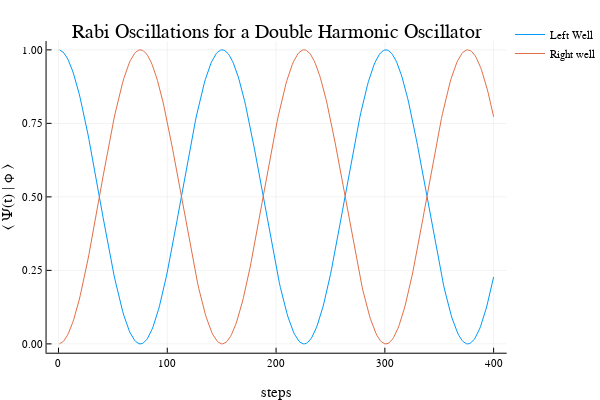

Write notebook code for a chart like this one.
### Code cell
plot(c[:,1].^2,label="Left Well")
plot!(c[:,2].^2, label="Right well")
plot!(xlabel="steps",ylabel="⟨ Ψ(t) | ϕ ⟩",
    title="Rabi Oscillations for a Double Harmonic Oscillator")

### Figure 1 — Plotly figure (JSON) as saved in the notebook; plotly's stock layout.template omitted (floating-point values rounded to 4 significant figures; data arrays with more than 128 entries replaced by an {"elided": "..."} marker saying what was removed)
{"data": [{"colorbar": {"title": ""}, "hoverinfo": "text", "legendgroup": "Left Well", "line": {"color": "rgba(0, 154, 250, 1.000)", "dash": "solid", "shape": "linear", "width": 1}, "mode": "lines", "name": "Left Well", "showlegend": true, "text": {"elided": "400 null values"}, "type": "scatter", "x": {"elided": "400 int values"}, "xaxis": "x1", "y": {"elided": "400 float values"}, "yaxis": "y1", "zmax": 0.1, "zmin": -0.1}, {"colorbar": {"title": ""}, "hoverinfo": "text", "legendgroup": "Right well", "line": {"color": "rgba(227, 111, 71, 1.000)", "dash": "solid", "shape": "linear", "width": 1}, "mode": "lines", "name": "Right well", "showlegend": true, "text": {"elided": "400 null values"}, "type": "scatter", "x": {"elided": "400 int values"}, "xaxis": "x1", "y": {"elided": "400 float values"}, "yaxis": "y1", "zmax": 0.1, "zmin": -0.1}], "layout": {"annotations": [{"font": {"color": "rgba(0, 0, 0, 1.000)", "family": "sans-serif", "size": 20}, "rotation": 0, "showarrow": false, "text": "Rabi Oscillations for a Double Harmonic Oscillator", "x": 0.5424, "xanchor": "center", "xref": "paper", "y": 1, "yanchor": "top", "yref": "paper"}], "height": 400, "legend": {"bgcolor": "rgba(255, 255, 255, 1.000)", "bordercolor": "rgba(0, 0, 0, 1.000)", "font": {"color": "rgba(0, 0, 0, 1.000)", "family": "sans-serif", "size": 11}, "tracegroupgap": 0, "x": 1, "y": 1}, "margin": {"b": 20, "l": 0, "r": 0, "t": 20}, "paper_bgcolor": "rgba(255, 255, 255, 1.000)", "plot_bgcolor": "rgba(255, 255, 255, 1.000)", "showlegend": true, "width": 600, "xaxis": {"anchor": "y1", "domain": [0.09128, 0.9934], "gridcolor": "rgba(0, 0, 0, 0.100)", "gridwidth": 0.5, "linecolor": "rgba(0, 0, 0, 1.000)", "mirror": false, "range": [-10.97, 412.0], "showgrid": true, "showline": true, "showticklabels": true, "tickangle": 0, "tickcolor": "rgb(0, 0, 0)", "tickfont": {"color": "rgba(0, 0, 0, 1.000)", "family": "sans-serif", "size": 11}, "tickmode": "array", "ticks": "inside", "ticktext": ["0", "100", "200", "300", "400"], "tickvals": [0, 100, 200, 300, 400], "title": "steps", "titlefont": {"color": "rgba(0, 0, 0, 1.000)", "family": "sans-serif", "size": 15}, "type": "-", "visible": true, "zeroline": false, "zerolinecolor": "rgba(0, 0, 0, 1.000)"}, "yaxis": {"anchor": "x1", "domain": [0.07581, 0.9415], "gridcolor": "rgba(0, 0, 0, 0.100)", "gridwidth": 0.5, "linecolor": "rgba(0, 0, 0, 1.000)", "mirror": false, "range": [-0.03, 1.03], "showgrid": true, "showline": true, "showticklabels": true, "tickangle": 0, "tickcolor": "rgb(0, 0, 0)", "tickfont": {"color": "rgba(0, 0, 0, 1.000)", "family": "sans-serif", "size": 11}, "tickmode": "array", "ticks": "inside", "ticktext": ["0.00", "0.25", "0.50", "0.75", "1.00"], "tickvals": [0, 0.25, 0.5, 0.75, 1], "title": "⟨ Ψ(t) | ϕ ⟩", "titlefont": {"color": "rgba(0, 0, 0, 1.000)", "family": "sans-serif", "size": 15}, "type": "-", "visible": true, "zeroline": false, "zerolinecolor": "rgba(0, 0, 0, 1.000)"}}}
